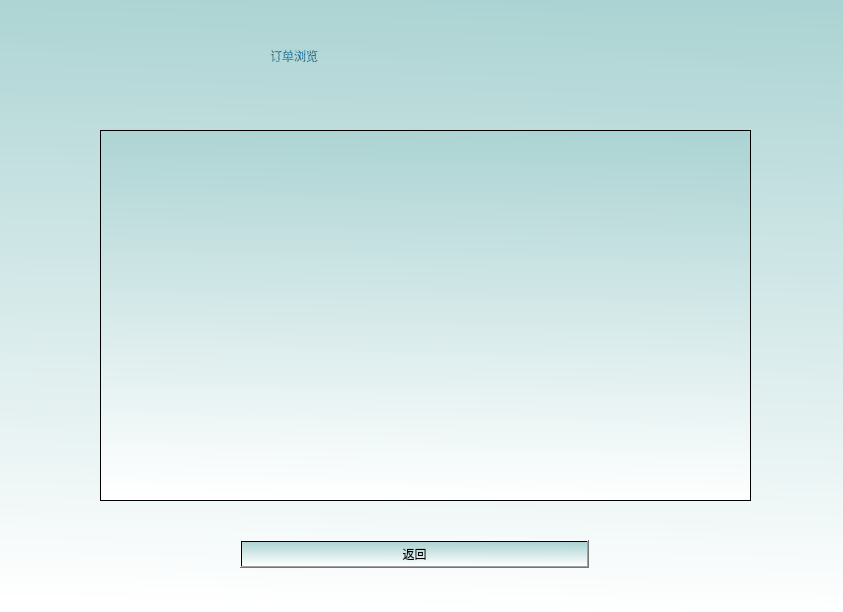
<?xml version="1.0" encoding="UTF-8"?>
<ui version="4.0">
 <class>printClass</class>
 <widget class="QDialog" name="printClass">
  <property name="geometry">
   <rect>
    <x>0</x>
    <y>0</y>
    <width>843</width>
    <height>612</height>
   </rect>
  </property>
  <property name="windowTitle">
   <string>Dialog</string>
  </property>
  <property name="styleSheet">
   <string notr="true">background-color: qlineargradient(spread:pad, x1:0.532, y1:0, x2:0.497199, y2:1, stop:0 rgba(172, 211, 211, 255), stop:1 rgba(255, 255, 255, 255));</string>
  </property>
  <widget class="QPushButton" name="cancelButton">
   <property name="geometry">
    <rect>
     <x>240</x>
     <y>540</y>
     <width>349</width>
     <height>28</height>
    </rect>
   </property>
   <property name="text">
    <string>返回</string>
   </property>
  </widget>
  <widget class="QLabel" name="label">
   <property name="geometry">
    <rect>
     <x>270</x>
     <y>10</y>
     <width>351</width>
     <height>91</height>
    </rect>
   </property>
   <property name="styleSheet">
    <string notr="true">font: 50pt &quot;华文隶书&quot;;
color: qradialgradient(spread:repeat, cx:0.5, cy:0.5, radius:0.077, fx:0.5, fy:0.5, stop:0 rgba(0, 169, 255, 147), stop:0.497326 rgba(0, 0, 0, 147), stop:1 rgba(0, 169, 255, 147));
background-color: none;</string>
   </property>
   <property name="text">
    <string>订单浏览</string>
   </property>
  </widget>
  <widget class="QTableWidget" name="table1">
   <property name="geometry">
    <rect>
     <x>100</x>
     <y>130</y>
     <width>651</width>
     <height>371</height>
    </rect>
   </property>
  </widget>
 </widget>
 <resources/>
 <connections>
  <connection>
   <sender>cancelButton</sender>
   <signal>clicked()</signal>
   <receiver>printClass</receiver>
   <slot>reject()</slot>
   <hints>
    <hint type="sourcelabel">
     <x>369</x>
     <y>253</y>
    </hint>
    <hint type="destinationlabel">
     <x>179</x>
     <y>282</y>
    </hint>
   </hints>
  </connection>
 </connections>
</ui>
